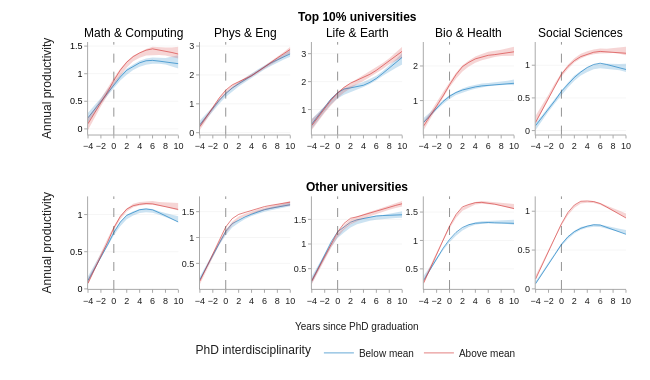

The notebook cell this image was saved under:
### Code cell
# plot
rao_colors = ['rgb(0, 114, 188)', 'rgb(211, 45, 45)']
rao_labels = ['Below mean', 'Above mean']

subplot_titles=list(community_names.values())
subplot_titles[2] =  r"<b>Top 10% universities</b><br>" + subplot_titles[2]
subplot_titles =  subplot_titles + ['', '', '<b>Other universities</b>', '', '']

fig = make_subplots(
    rows=2,
    cols=5,
    shared_yaxes=False,
    subplot_titles=subplot_titles,
)

for i, area in enumerate(list(community_names.keys())):
    for j, rao_cut in enumerate([0, 1]):
        for k, istop in enumerate([True, False]):
            t = df_cite_norm.query("phd_community == @area and rao_cut == @rao_cut and rank10 == @istop")
            x = t["tau"]
            y = t["year_n"]
            upper, lower = t["upper"], t["lower"]
            add_lines_with_errorband(
                fig,
                x=x,
                y=y,
                upper=upper,
                lower=lower,
                name=rao_labels[j] if i == 4 and k==1 else "",
                color=rao_colors[j],
                showlegend=True if i == 4 and k==1 else False,
                showband=True,
                dash=None,
                row=int(k) + 1,
                col=i % 5 + 1,
            )

fig.update_layout(
    width=650,
    height=380,
    paper_bgcolor="white",
    plot_bgcolor="white",
    font=dict(family="Arial", size=10, color="rgba(30,30,30,1)"),
    margin=dict(l=88, r=24, t=42, b=62),
)

fig.update_xaxes(
    showgrid=False,
    showline=True,
    linecolor="rgba(60,60,60,0.55)",
    linewidth=0.8,
    ticks="outside",
    ticklen=3,
    tickwidth=0.8,
    tickcolor="rgba(60,60,60,0.55)",
    tickfont=dict(size=9),
    zeroline=False,
    dtick=2,
)
fig.update_yaxes(
    showgrid=True,
    gridcolor="rgba(0,0,0,0.08)",
    gridwidth=0.5,
    showline=True,
    linecolor="rgba(60,60,60,0.55)",
    linewidth=0.8,
    ticks="outside",
    ticklen=3,
    tickwidth=0.8,
    tickcolor="rgba(60,60,60,0.55)",
    tickfont=dict(size=9),
    zeroline=False,
)

# legend title
fig.update_layout(
    legend=dict(
        title=dict(text="PhD interdisciplinarity"),
        orientation="h",
        yanchor="top",
        y=-0.2,
        yref="paper",
        xanchor="center",
        x=0.5,
        xref="paper",
    )
)
fig.update_yaxes(
    title=dict(text="Annual productivity"),
    tickfont=dict(color="black"),
    col=1,
)
fig.update_xaxes(title=dict(text=None, standoff=0))

for ann in fig.layout.annotations:
    ann.font = dict(size=12, color="black")

fig.add_annotation(
    text="Years since PhD graduation",
    x=0.5,
    y=-0.12,
    showarrow=False,
    xref="paper",
    xanchor="center",
    yref="paper",
    yanchor="top",
    font=dict(size=10),
)

# ref line
fig.add_vline(x=0, line=dict(color="rgba(60,60,60,0.55)", width=1, dash="dash"))

fig.show()
fig.write_image("fig5b.svg", width=650, height=380)

### Figure 1 — Plotly figure (JSON) as saved in the notebook; plotly's stock layout.template omitted (floating-point values rounded to 4 significant figures)
{"data": [{"line": {"color": "rgba(0, 114, 188, 0.6)", "width": 1}, "mode": "lines", "name": "", "showlegend": false, "type": "scatter", "x": [-4, -3, -2, -1, 0, 1, 2, 3, 4, 5, 6, 7, 8, 9, 10], "xaxis": "x", "y": [0.2016, 0.3488, 0.4987, 0.6494, 0.803, 0.9393, 1.063, 1.136, 1.197, 1.234, 1.241, 1.228, 1.213, 1.198, 1.181], "yaxis": "y"}, {"fill": "toself", "fillcolor": "rgba(0, 114, 188, 0.2)", "line": {"color": "rgba(255,255,255,0)"}, "showlegend": false, "type": "scatter", "x": [-4, -3, -2, -1, 0, 1, 2, 3, 4, 5, 6, 7, 8, 9, 10, 10, 9, 8, 7, 6, 5, 4, 3, 2, 1, 0, -1, -2, -3, -4], "xaxis": "x", "y": [0.1127, 0.2906, 0.4537, 0.6024, 0.738, 0.8753, 0.9827, 1.068, 1.127, 1.162, 1.178, 1.18, 1.165, 1.126, 1.096, 1.332, 1.306, 1.286, 1.288, 1.292, 1.276, 1.233, 1.167, 1.093, 0.9822, 0.8541, 0.7156, 0.5577, 0.4207, 0.2922], "yaxis": "y"}, {"line": {"color": "rgba(0, 114, 188, 0.6)", "width": 1}, "mode": "lines", "name": "", "showlegend": false, "type": "scatter", "x": [-4, -3, -2, -1, 0, 1, 2, 3, 4, 5, 6, 7, 8, 9, 10], "xaxis": "x6", "y": [0.1127, 0.2652, 0.4225, 0.5852, 0.7585, 0.8982, 0.9898, 1.033, 1.065, 1.076, 1.063, 1.026, 0.9852, 0.9431, 0.8989], "yaxis": "y6"}, {"fill": "toself", "fillcolor": "rgba(0, 114, 188, 0.2)", "line": {"color": "rgba(255,255,255,0)"}, "showlegend": false, "type": "scatter", "x": [-4, -3, -2, -1, 0, 1, 2, 3, 4, 5, 6, 7, 8, 9, 10, 10, 9, 8, 7, 6, 5, 4, 3, 2, 1, 0, -1, -2, -3, -4], "xaxis": "x6", "y": [0.08045, 0.2518, 0.415, 0.5705, 0.7193, 0.8416, 0.9366, 0.9874, 1.022, 1.031, 1.024, 0.9976, 0.9684, 0.9335, 0.8952, 0.9763, 0.9987, 1.019, 1.045, 1.074, 1.083, 1.076, 1.044, 0.997, 0.9056, 0.779, 0.6259, 0.4653, 0.3144, 0.1703], "yaxis": "y6"}, {"line": {"color": "rgba(211, 45, 45, 0.6)", "width": 1}, "mode": "lines", "name": "", "showlegend": false, "type": "scatter", "x": [-4, -3, -2, -1, 0, 1, 2, 3, 4, 5, 6, 7, 8, 9, 10], "xaxis": "x", "y": [0.09376, 0.2801, 0.4699, 0.6658, 0.8767, 1.065, 1.209, 1.31, 1.377, 1.426, 1.45, 1.431, 1.408, 1.384, 1.356], "yaxis": "y"}, {"fill": "toself", "fillcolor": "rgba(211, 45, 45, 0.2)", "line": {"color": "rgba(255,255,255,0)"}, "showlegend": false, "type": "scatter", "x": [-4, -3, -2, -1, 0, 1, 2, 3, 4, 5, 6, 7, 8, 9, 10, 10, 9, 8, 7, 6, 5, 4, 3, 2, 1, 0, -1, -2, -3, -4], "xaxis": "x", "y": [-0.02004, 0.2003, 0.4105, 0.5994, 0.7931, 0.9605, 1.111, 1.225, 1.29, 1.33, 1.338, 1.34, 1.328, 1.3, 1.275, 1.49, 1.475, 1.477, 1.477, 1.487, 1.445, 1.385, 1.327, 1.224, 1.092, 0.9226, 0.7352, 0.5366, 0.3653, 0.2092], "yaxis": "y"}, {"line": {"color": "rgba(211, 45, 45, 0.6)", "width": 1}, "mode": "lines", "name": "", "showlegend": false, "type": "scatter", "x": [-4, -3, -2, -1, 0, 1, 2, 3, 4, 5, 6, 7, 8, 9, 10], "xaxis": "x6", "y": [0.07646, 0.2535, 0.4348, 0.6219, 0.8212, 0.9745, 1.074, 1.119, 1.138, 1.148, 1.143, 1.127, 1.108, 1.089, 1.069], "yaxis": "y6"}, {"fill": "toself", "fillcolor": "rgba(211, 45, 45, 0.2)", "line": {"color": "rgba(255,255,255,0)"}, "showlegend": false, "type": "scatter", "x": [-4, -3, -2, -1, 0, 1, 2, 3, 4, 5, 6, 7, 8, 9, 10, 10, 9, 8, 7, 6, 5, 4, 3, 2, 1, 0, -1, -2, -3, -4], "xaxis": "x6", "y": [0.06071, 0.2539, 0.4452, 0.6232, 0.7935, 0.9368, 1.041, 1.098, 1.12, 1.132, 1.131, 1.117, 1.102, 1.078, 1.055, 1.155, 1.158, 1.163, 1.169, 1.182, 1.179, 1.168, 1.144, 1.081, 0.9836, 0.8414, 0.67, 0.4832, 0.3043, 0.1395], "yaxis": "y6"}, {"line": {"color": "rgba(0, 114, 188, 0.6)", "width": 1}, "mode": "lines", "name": "", "showlegend": false, "type": "scatter", "x": [-4, -3, -2, -1, 0, 1, 2, 3, 4, 5, 6, 7, 8, 9, 10], "xaxis": "x2", "y": [0.2734, 0.564, 0.848, 1.125, 1.357, 1.547, 1.694, 1.828, 1.974, 2.129, 2.28, 2.415, 2.522, 2.629, 2.73], "yaxis": "y2"}, {"fill": "toself", "fillcolor": "rgba(0, 114, 188, 0.2)", "line": {"color": "rgba(255,255,255,0)"}, "showlegend": false, "type": "scatter", "x": [-4, -3, -2, -1, 0, 1, 2, 3, 4, 5, 6, 7, 8, 9, 10, 10, 9, 8, 7, 6, 5, 4, 3, 2, 1, 0, -1, -2, -3, -4], "xaxis": "x2", "y": [0.1931, 0.4717, 0.7425, 1.0, 1.233, 1.432, 1.599, 1.75, 1.898, 2.05, 2.187, 2.31, 2.43, 2.538, 2.629, 2.864, 2.722, 2.597, 2.46, 2.334, 2.193, 2.052, 1.902, 1.746, 1.568, 1.361, 1.146, 0.8996, 0.6559, 0.4182], "yaxis": "y2"}, {"line": {"color": "rgba(0, 114, 188, 0.6)", "width": 1}, "mode": "lines", "name": "", "showlegend": false, "type": "scatter", "x": [-4, -3, -2, -1, 0, 1, 2, 3, 4, 5, 6, 7, 8, 9, 10], "xaxis": "x7", "y": [0.1877, 0.4282, 0.6687, 0.9095, 1.122, 1.269, 1.336, 1.4, 1.45, 1.496, 1.539, 1.565, 1.59, 1.613, 1.634], "yaxis": "y7"}, {"fill": "toself", "fillcolor": "rgba(0, 114, 188, 0.2)", "line": {"color": "rgba(255,255,255,0)"}, "showlegend": false, "type": "scatter", "x": [-4, -3, -2, -1, 0, 1, 2, 3, 4, 5, 6, 7, 8, 9, 10, 10, 9, 8, 7, 6, 5, 4, 3, 2, 1, 0, -1, -2, -3, -4], "xaxis": "x7", "y": [0.1606, 0.3987, 0.6326, 0.8555, 1.046, 1.193, 1.279, 1.36, 1.416, 1.46, 1.498, 1.529, 1.556, 1.581, 1.604, 1.684, 1.651, 1.621, 1.588, 1.558, 1.521, 1.471, 1.41, 1.335, 1.256, 1.111, 0.9191, 0.6938, 0.4719, 0.2475], "yaxis": "y7"}, {"line": {"color": "rgba(211, 45, 45, 0.6)", "width": 1}, "mode": "lines", "name": "", "showlegend": false, "type": "scatter", "x": [-4, -3, -2, -1, 0, 1, 2, 3, 4, 5, 6, 7, 8, 9, 10], "xaxis": "x2", "y": [0.2099, 0.5439, 0.875, 1.207, 1.475, 1.654, 1.764, 1.855, 1.97, 2.117, 2.283, 2.44, 2.589, 2.738, 2.885], "yaxis": "y2"}, {"fill": "toself", "fillcolor": "rgba(211, 45, 45, 0.2)", "line": {"color": "rgba(255,255,255,0)"}, "showlegend": false, "type": "scatter", "x": [-4, -3, -2, -1, 0, 1, 2, 3, 4, 5, 6, 7, 8, 9, 10, 10, 9, 8, 7, 6, 5, 4, 3, 2, 1, 0, -1, -2, -3, -4], "xaxis": "x2", "y": [0.09304, 0.445, 0.7738, 1.078, 1.335, 1.523, 1.662, 1.798, 1.934, 2.066, 2.209, 2.36, 2.502, 2.63, 2.749, 2.98, 2.797, 2.628, 2.471, 2.321, 2.173, 2.037, 1.904, 1.786, 1.644, 1.449, 1.197, 0.8958, 0.6026, 0.3204], "yaxis": "y2"}, {"line": {"color": "rgba(211, 45, 45, 0.6)", "width": 1}, "mode": "lines", "name": "", "showlegend": false, "type": "scatter", "x": [-4, -3, -2, -1, 0, 1, 2, 3, 4, 5, 6, 7, 8, 9, 10], "xaxis": "x7", "y": [0.1594, 0.425, 0.6916, 0.9625, 1.204, 1.364, 1.446, 1.485, 1.525, 1.563, 1.597, 1.622, 1.644, 1.665, 1.684], "yaxis": "y7"}, {"fill": "toself", "fillcolor": "rgba(211, 45, 45, 0.2)", "line": {"color": "rgba(255,255,255,0)"}, "showlegend": false, "type": "scatter", "x": [-4, -3, -2, -1, 0, 1, 2, 3, 4, 5, 6, 7, 8, 9, 10, 10, 9, 8, 7, 6, 5, 4, 3, 2, 1, 0, -1, -2, -3, -4], "xaxis": "x7", "y": [0.09465, 0.3639, 0.6161, 0.8665, 1.078, 1.236, 1.352, 1.41, 1.461, 1.496, 1.528, 1.559, 1.58, 1.599, 1.616, 1.706, 1.671, 1.636, 1.605, 1.579, 1.546, 1.507, 1.459, 1.406, 1.303, 1.148, 0.9315, 0.6758, 0.4226, 0.1767], "yaxis": "y7"}, {"line": {"color": "rgba(0, 114, 188, 0.6)", "width": 1}, "mode": "lines", "name": "", "showlegend": false, "type": "scatter", "x": [-4, -3, -2, -1, 0, 1, 2, 3, 4, 5, 6, 7, 8, 9, 10], "xaxis": "x3", "y": [0.4832, 0.7894, 1.093, 1.387, 1.602, 1.736, 1.777, 1.817, 1.87, 1.974, 2.115, 2.297, 2.486, 2.678, 2.87], "yaxis": "y3"}, {"fill": "toself", "fillcolor": "rgba(0, 114, 188, 0.2)", "line": {"color": "rgba(255,255,255,0)"}, "showlegend": false, "type": "scatter", "x": [-4, -3, -2, -1, 0, 1, 2, 3, 4, 5, 6, 7, 8, 9, 10, 10, 9, 8, 7, 6, 5, 4, 3, 2, 1, 0, -1, -2, -3, -4], "xaxis": "x3", "y": [0.3176, 0.6379, 0.9259, 1.189, 1.396, 1.531, 1.618, 1.701, 1.804, 1.919, 2.045, 2.214, 2.362, 2.485, 2.613, 3.019, 2.789, 2.572, 2.379, 2.214, 2.09, 1.987, 1.916, 1.824, 1.759, 1.613, 1.407, 1.115, 0.873, 0.6668], "yaxis": "y3"}, {"line": {"color": "rgba(0, 114, 188, 0.6)", "width": 1}, "mode": "lines", "name": "", "showlegend": false, "type": "scatter", "x": [-4, -3, -2, -1, 0, 1, 2, 3, 4, 5, 6, 7, 8, 9, 10], "xaxis": "x8", "y": [0.2565, 0.5211, 0.7827, 1.044, 1.248, 1.352, 1.442, 1.492, 1.522, 1.547, 1.568, 1.577, 1.583, 1.588, 1.593], "yaxis": "y8"}, {"fill": "toself", "fillcolor": "rgba(0, 114, 188, 0.2)", "line": {"color": "rgba(255,255,255,0)"}, "showlegend": false, "type": "scatter", "x": [-4, -3, -2, -1, 0, 1, 2, 3, 4, 5, 6, 7, 8, 9, 10, 10, 9, 8, 7, 6, 5, 4, 3, 2, 1, 0, -1, -2, -3, -4], "xaxis": "x8", "y": [0.1986, 0.4617, 0.7069, 0.9411, 1.121, 1.236, 1.335, 1.399, 1.443, 1.474, 1.493, 1.509, 1.52, 1.53, 1.534, 1.664, 1.638, 1.611, 1.591, 1.579, 1.558, 1.528, 1.482, 1.418, 1.32, 1.211, 1.027, 0.7991, 0.5732, 0.3445], "yaxis": "y8"}, {"line": {"color": "rgba(211, 45, 45, 0.6)", "width": 1}, "mode": "lines", "name": "", "showlegend": false, "type": "scatter", "x": [-4, -3, -2, -1, 0, 1, 2, 3, 4, 5, 6, 7, 8, 9, 10], "xaxis": "x3", "y": [0.43, 0.7406, 1.045, 1.344, 1.594, 1.796, 1.947, 2.057, 2.152, 2.262, 2.405, 2.574, 2.742, 2.913, 3.086], "yaxis": "y3"}, {"fill": "toself", "fillcolor": "rgba(211, 45, 45, 0.2)", "line": {"color": "rgba(255,255,255,0)"}, "showlegend": false, "type": "scatter", "x": [-4, -3, -2, -1, 0, 1, 2, 3, 4, 5, 6, 7, 8, 9, 10, 10, 9, 8, 7, 6, 5, 4, 3, 2, 1, 0, -1, -2, -3, -4], "xaxis": "x3", "y": [0.2687, 0.5927, 0.8888, 1.155, 1.416, 1.615, 1.77, 1.905, 2.022, 2.162, 2.305, 2.455, 2.621, 2.751, 2.867, 3.252, 3.036, 2.837, 2.664, 2.524, 2.393, 2.251, 2.119, 1.972, 1.808, 1.625, 1.404, 1.126, 0.8684, 0.6543], "yaxis": "y3"}, {"line": {"color": "rgba(211, 45, 45, 0.6)", "width": 1}, "mode": "lines", "name": "", "showlegend": false, "type": "scatter", "x": [-4, -3, -2, -1, 0, 1, 2, 3, 4, 5, 6, 7, 8, 9, 10], "xaxis": "x8", "y": [0.2466, 0.4999, 0.7546, 1.01, 1.244, 1.42, 1.522, 1.552, 1.592, 1.63, 1.674, 1.714, 1.748, 1.784, 1.817], "yaxis": "y8"}, {"fill": "toself", "fillcolor": "rgba(211, 45, 45, 0.2)", "line": {"color": "rgba(255,255,255,0)"}, "showlegend": false, "type": "scatter", "x": [-4, -3, -2, -1, 0, 1, 2, 3, 4, 5, 6, 7, 8, 9, 10, 10, 9, 8, 7, 6, 5, 4, 3, 2, 1, 0, -1, -2, -3, -4], "xaxis": "x8", "y": [0.1814, 0.4271, 0.6756, 0.9256, 1.135, 1.293, 1.403, 1.466, 1.519, 1.565, 1.611, 1.654, 1.695, 1.73, 1.76, 1.872, 1.824, 1.775, 1.73, 1.695, 1.656, 1.613, 1.559, 1.501, 1.39, 1.227, 1.014, 0.7698, 0.5281, 0.2989], "yaxis": "y8"}, {"line": {"color": "rgba(0, 114, 188, 0.6)", "width": 1}, "mode": "lines", "name": "", "showlegend": false, "type": "scatter", "x": [-4, -3, -2, -1, 0, 1, 2, 3, 4, 5, 6, 7, 8, 9, 10], "xaxis": "x4", "y": [0.3716, 0.577, 0.7788, 0.9752, 1.125, 1.234, 1.306, 1.356, 1.395, 1.423, 1.443, 1.46, 1.472, 1.484, 1.5], "yaxis": "y4"}, {"fill": "toself", "fillcolor": "rgba(0, 114, 188, 0.2)", "line": {"color": "rgba(255,255,255,0)"}, "showlegend": false, "type": "scatter", "x": [-4, -3, -2, -1, 0, 1, 2, 3, 4, 5, 6, 7, 8, 9, 10, 10, 9, 8, 7, 6, 5, 4, 3, 2, 1, 0, -1, -2, -3, -4], "xaxis": "x4", "y": [0.3512, 0.5464, 0.7267, 0.8981, 1.044, 1.16, 1.231, 1.288, 1.342, 1.382, 1.415, 1.437, 1.452, 1.457, 1.446, 1.608, 1.57, 1.545, 1.528, 1.51, 1.492, 1.459, 1.413, 1.353, 1.259, 1.158, 1.013, 0.8304, 0.6597, 0.4997], "yaxis": "y4"}, {"line": {"color": "rgba(0, 114, 188, 0.6)", "width": 1}, "mode": "lines", "name": "", "showlegend": false, "type": "scatter", "x": [-4, -3, -2, -1, 0, 1, 2, 3, 4, 5, 6, 7, 8, 9, 10], "xaxis": "x9", "y": [0.2984, 0.4896, 0.678, 0.8632, 1.019, 1.142, 1.228, 1.278, 1.304, 1.315, 1.316, 1.31, 1.306, 1.303, 1.301], "yaxis": "y9"}, {"fill": "toself", "fillcolor": "rgba(0, 114, 188, 0.2)", "line": {"color": "rgba(255,255,255,0)"}, "showlegend": false, "type": "scatter", "x": [-4, -3, -2, -1, 0, 1, 2, 3, 4, 5, 6, 7, 8, 9, 10, 10, 9, 8, 7, 6, 5, 4, 3, 2, 1, 0, -1, -2, -3, -4], "xaxis": "x9", "y": [0.3076, 0.4832, 0.6586, 0.8271, 0.9692, 1.084, 1.176, 1.237, 1.275, 1.296, 1.302, 1.305, 1.3, 1.289, 1.278, 1.363, 1.356, 1.352, 1.348, 1.348, 1.337, 1.319, 1.281, 1.216, 1.126, 1.006, 0.8628, 0.7012, 0.541, 0.3791], "yaxis": "y9"}, {"line": {"color": "rgba(211, 45, 45, 0.6)", "width": 1}, "mode": "lines", "name": "", "showlegend": false, "type": "scatter", "x": [-4, -3, -2, -1, 0, 1, 2, 3, 4, 5, 6, 7, 8, 9, 10], "xaxis": "x4", "y": [0.2695, 0.5518, 0.8389, 1.135, 1.456, 1.749, 1.981, 2.106, 2.205, 2.266, 2.308, 2.328, 2.355, 2.383, 2.41], "yaxis": "y4"}, {"fill": "toself", "fillcolor": "rgba(211, 45, 45, 0.2)", "line": {"color": "rgba(255,255,255,0)"}, "showlegend": false, "type": "scatter", "x": [-4, -3, -2, -1, 0, 1, 2, 3, 4, 5, 6, 7, 8, 9, 10, 10, 9, 8, 7, 6, 5, 4, 3, 2, 1, 0, -1, -2, -3, -4], "xaxis": "x4", "y": [0.1507, 0.4765, 0.78, 1.082, 1.386, 1.63, 1.837, 1.982, 2.096, 2.166, 2.224, 2.263, 2.288, 2.3, 2.297, 2.559, 2.507, 2.466, 2.436, 2.411, 2.344, 2.272, 2.158, 2.02, 1.802, 1.532, 1.249, 0.9505, 0.6573, 0.4041], "yaxis": "y4"}, {"line": {"color": "rgba(211, 45, 45, 0.6)", "width": 1}, "mode": "lines", "name": "", "showlegend": false, "type": "scatter", "x": [-4, -3, -2, -1, 0, 1, 2, 3, 4, 5, 6, 7, 8, 9, 10], "xaxis": "x9", "y": [0.2559, 0.4997, 0.7468, 0.9985, 1.253, 1.458, 1.591, 1.634, 1.666, 1.671, 1.66, 1.638, 1.613, 1.588, 1.561], "yaxis": "y9"}, {"fill": "toself", "fillcolor": "rgba(211, 45, 45, 0.2)", "line": {"color": "rgba(255,255,255,0)"}, "showlegend": false, "type": "scatter", "x": [-4, -3, -2, -1, 0, 1, 2, 3, 4, 5, 6, 7, 8, 9, 10, 10, 9, 8, 7, 6, 5, 4, 3, 2, 1, 0, -1, -2, -3, -4], "xaxis": "x9", "y": [0.227, 0.4874, 0.7442, 0.9897, 1.21, 1.393, 1.524, 1.582, 1.632, 1.646, 1.642, 1.627, 1.606, 1.58, 1.551, 1.643, 1.652, 1.662, 1.675, 1.692, 1.695, 1.678, 1.634, 1.575, 1.448, 1.263, 1.039, 0.7904, 0.5511, 0.3121], "yaxis": "y9"}, {"line": {"color": "rgba(0, 114, 188, 0.6)", "width": 1}, "mode": "lines", "name": "", "showlegend": false, "type": "scatter", "x": [-4, -3, -2, -1, 0, 1, 2, 3, 4, 5, 6, 7, 8, 9, 10], "xaxis": "x5", "y": [0.07621, 0.2009, 0.3277, 0.4603, 0.6016, 0.7147, 0.8133, 0.8965, 0.966, 1.012, 1.031, 1.011, 0.9883, 0.9629, 0.9349], "yaxis": "y5"}, {"fill": "toself", "fillcolor": "rgba(0, 114, 188, 0.2)", "line": {"color": "rgba(255,255,255,0)"}, "showlegend": false, "type": "scatter", "x": [-4, -3, -2, -1, 0, 1, 2, 3, 4, 5, 6, 7, 8, 9, 10, 10, 9, 8, 7, 6, 5, 4, 3, 2, 1, 0, -1, -2, -3, -4], "xaxis": "x5", "y": [0.008975, 0.1526, 0.2936, 0.4164, 0.5433, 0.6595, 0.7644, 0.8418, 0.8969, 0.9378, 0.9557, 0.9469, 0.943, 0.9235, 0.8965, 1.023, 1.02, 1.02, 1.02, 1.025, 1.009, 0.9698, 0.9106, 0.8428, 0.7365, 0.6179, 0.4941, 0.3664, 0.2362, 0.1199], "yaxis": "y5"}, {"line": {"color": "rgba(0, 114, 188, 0.6)", "width": 1}, "mode": "lines", "name": "Below mean", "showlegend": true, "type": "scatter", "x": [-4, -3, -2, -1, 0, 1, 2, 3, 4, 5, 6, 7, 8, 9, 10], "xaxis": "x10", "y": [0.0671, 0.1894, 0.3148, 0.444, 0.5736, 0.6709, 0.7371, 0.7799, 0.808, 0.8257, 0.8222, 0.7943, 0.7656, 0.7353, 0.7032], "yaxis": "y10"}, {"fill": "toself", "fillcolor": "rgba(0, 114, 188, 0.2)", "line": {"color": "rgba(255,255,255,0)"}, "showlegend": false, "type": "scatter", "x": [-4, -3, -2, -1, 0, 1, 2, 3, 4, 5, 6, 7, 8, 9, 10, 10, 9, 8, 7, 6, 5, 4, 3, 2, 1, 0, -1, -2, -3, -4], "xaxis": "x10", "y": [0.05806, 0.1879, 0.3167, 0.4403, 0.5508, 0.6433, 0.7128, 0.7619, 0.7862, 0.8009, 0.7982, 0.7792, 0.7575, 0.7325, 0.708, 0.758, 0.7746, 0.7897, 0.8087, 0.8298, 0.8311, 0.8162, 0.7964, 0.7487, 0.6792, 0.5855, 0.4714, 0.3439, 0.2186, 0.09732], "yaxis": "y10"}, {"line": {"color": "rgba(211, 45, 45, 0.6)", "width": 1}, "mode": "lines", "name": "", "showlegend": false, "type": "scatter", "x": [-4, -3, -2, -1, 0, 1, 2, 3, 4, 5, 6, 7, 8, 9, 10], "xaxis": "x5", "y": [0.1262, 0.316, 0.5048, 0.6948, 0.8619, 0.9822, 1.07, 1.132, 1.169, 1.199, 1.212, 1.206, 1.2, 1.192, 1.184], "yaxis": "y5"}, {"fill": "toself", "fillcolor": "rgba(211, 45, 45, 0.2)", "line": {"color": "rgba(255,255,255,0)"}, "showlegend": false, "type": "scatter", "x": [-4, -3, -2, -1, 0, 1, 2, 3, 4, 5, 6, 7, 8, 9, 10, 10, 9, 8, 7, 6, 5, 4, 3, 2, 1, 0, -1, -2, -3, -4], "xaxis": "x5", "y": [0.1094, 0.3034, 0.4882, 0.6666, 0.8219, 0.9426, 1.04, 1.102, 1.144, 1.168, 1.18, 1.188, 1.185, 1.175, 1.155, 1.285, 1.274, 1.262, 1.251, 1.256, 1.241, 1.215, 1.176, 1.109, 1.007, 0.8823, 0.7279, 0.5515, 0.3861, 0.2273], "yaxis": "y5"}, {"line": {"color": "rgba(211, 45, 45, 0.6)", "width": 1}, "mode": "lines", "name": "Above mean", "showlegend": true, "type": "scatter", "x": [-4, -3, -2, -1, 0, 1, 2, 3, 4, 5, 6, 7, 8, 9, 10], "xaxis": "x10", "y": [0.127, 0.3003, 0.4756, 0.6551, 0.8383, 0.9842, 1.08, 1.128, 1.132, 1.125, 1.099, 1.055, 1.008, 0.9615, 0.9131], "yaxis": "y10"}, {"fill": "toself", "fillcolor": "rgba(211, 45, 45, 0.2)", "line": {"color": "rgba(255,255,255,0)"}, "showlegend": false, "type": "scatter", "x": [-4, -3, -2, -1, 0, 1, 2, 3, 4, 5, 6, 7, 8, 9, 10, 10, 9, 8, 7, 6, 5, 4, 3, 2, 1, 0, -1, -2, -3, -4], "xaxis": "x10", "y": [0.1225, 0.3038, 0.4817, 0.6556, 0.8157, 0.9495, 1.045, 1.1, 1.108, 1.107, 1.084, 1.047, 1.007, 0.9627, 0.9157, 0.9716, 1.005, 1.04, 1.073, 1.107, 1.127, 1.129, 1.123, 1.07, 0.9735, 0.8385, 0.6787, 0.5072, 0.3372, 0.1709], "yaxis": "y10"}], "layout": {"annotations": [{"font": {"color": "black", "size": 12}, "showarrow": false, "text": "Math & Computing", "x": 0.084, "xanchor": "center", "xref": "paper", "y": 1, "yanchor": "bottom", "yref": "paper"}, {"font": {"color": "black", "size": 12}, "showarrow": false, "text": "Phys & Eng", "x": 0.292, "xanchor": "center", "xref": "paper", "y": 1, "yanchor": "bottom", "yref": "paper"}, {"font": {"color": "black", "size": 12}, "showarrow": false, "text": "<b>Top 10% universities</b><br>Life & Earth", "x": 0.5, "xanchor": "center", "xref": "paper", "y": 1, "yanchor": "bottom", "yref": "paper"}, {"font": {"color": "black", "size": 12}, "showarrow": false, "text": "Bio & Health", "x": 0.708, "xanchor": "center", "xref": "paper", "y": 1, "yanchor": "bottom", "yref": "paper"}, {"font": {"color": "black", "size": 12}, "showarrow": false, "text": "Social Sciences", "x": 0.916, "xanchor": "center", "xref": "paper", "y": 1, "yanchor": "bottom", "yref": "paper"}, {"font": {"color": "black", "size": 12}, "showarrow": false, "text": "<b>Other universities</b>", "x": 0.5, "xanchor": "center", "xref": "paper", "y": 0.375, "yanchor": "bottom", "yref": "paper"}, {"font": {"size": 10}, "showarrow": false, "text": "Years since PhD graduation", "x": 0.5, "xanchor": "center", "xref": "paper", "y": -0.12, "yanchor": "top", "yref": "paper"}], "font": {"color": "rgba(30,30,30,1)", "family": "Arial", "size": 10}, "height": 380, "legend": {"orientation": "h", "title": {"text": "PhD interdisciplinarity"}, "x": 0.5, "xanchor": "center", "xref": "paper", "y": -0.2, "yanchor": "top", "yref": "paper"}, "margin": {"b": 62, "l": 88, "r": 24, "t": 42}, "paper_bgcolor": "white", "plot_bgcolor": "white", "shapes": [{"line": {"color": "rgba(60,60,60,0.55)", "dash": "dash", "width": 1}, "type": "line", "x0": 0, "x1": 0, "xref": "x", "y0": 0, "y1": 1, "yref": "y domain"}, {"line": {"color": "rgba(60,60,60,0.55)", "dash": "dash", "width": 1}, "type": "line", "x0": 0, "x1": 0, "xref": "x2", "y0": 0, "y1": 1, "yref": "y2 domain"}, {"line": {"color": "rgba(60,60,60,0.55)", "dash": "dash", "width": 1}, "type": "line", "x0": 0, "x1": 0, "xref": "x3", "y0": 0, "y1": 1, "yref": "y3 domain"}, {"line": {"color": "rgba(60,60,60,0.55)", "dash": "dash", "width": 1}, "type": "line", "x0": 0, "x1": 0, "xref": "x4", "y0": 0, "y1": 1, "yref": "y4 domain"}, {"line": {"color": "rgba(60,60,60,0.55)", "dash": "dash", "width": 1}, "type": "line", "x0": 0, "x1": 0, "xref": "x5", "y0": 0, "y1": 1, "yref": "y5 domain"}, {"line": {"color": "rgba(60,60,60,0.55)", "dash": "dash", "width": 1}, "type": "line", "x0": 0, "x1": 0, "xref": "x6", "y0": 0, "y1": 1, "yref": "y6 domain"}, {"line": {"color": "rgba(60,60,60,0.55)", "dash": "dash", "width": 1}, "type": "line", "x0": 0, "x1": 0, "xref": "x7", "y0": 0, "y1": 1, "yref": "y7 domain"}, {"line": {"color": "rgba(60,60,60,0.55)", "dash": "dash", "width": 1}, "type": "line", "x0": 0, "x1": 0, "xref": "x8", "y0": 0, "y1": 1, "yref": "y8 domain"}, {"line": {"color": "rgba(60,60,60,0.55)", "dash": "dash", "width": 1}, "type": "line", "x0": 0, "x1": 0, "xref": "x9", "y0": 0, "y1": 1, "yref": "y9 domain"}, {"line": {"color": "rgba(60,60,60,0.55)", "dash": "dash", "width": 1}, "type": "line", "x0": 0, "x1": 0, "xref": "x10", "y0": 0, "y1": 1, "yref": "y10 domain"}], "width": 650, "xaxis": {"anchor": "y", "domain": [0, 0.168], "dtick": 2, "linecolor": "rgba(60,60,60,0.55)", "linewidth": 0.8, "showgrid": false, "showline": true, "tickcolor": "rgba(60,60,60,0.55)", "tickfont": {"size": 9}, "ticklen": 3, "ticks": "outside", "tickwidth": 0.8, "title": {"standoff": 0}, "zeroline": false}, "xaxis10": {"anchor": "y10", "domain": [0.832, 1], "dtick": 2, "linecolor": "rgba(60,60,60,0.55)", "linewidth": 0.8, "showgrid": false, "showline": true, "tickcolor": "rgba(60,60,60,0.55)", "tickfont": {"size": 9}, "ticklen": 3, "ticks": "outside", "tickwidth": 0.8, "title": {"standoff": 0}, "zeroline": false}, "xaxis2": {"anchor": "y2", "domain": [0.208, 0.376], "dtick": 2, "linecolor": "rgba(60,60,60,0.55)", "linewidth": 0.8, "showgrid": false, "showline": true, "tickcolor": "rgba(60,60,60,0.55)", "tickfont": {"size": 9}, "ticklen": 3, "ticks": "outside", "tickwidth": 0.8, "title": {"standoff": 0}, "zeroline": false}, "xaxis3": {"anchor": "y3", "domain": [0.416, 0.584], "dtick": 2, "linecolor": "rgba(60,60,60,0.55)", "linewidth": 0.8, "showgrid": false, "showline": true, "tickcolor": "rgba(60,60,60,0.55)", "tickfont": {"size": 9}, "ticklen": 3, "ticks": "outside", "tickwidth": 0.8, "title": {"standoff": 0}, "zeroline": false}, "xaxis4": {"anchor": "y4", "domain": [0.624, 0.792], "dtick": 2, "linecolor": "rgba(60,60,60,0.55)", "linewidth": 0.8, "showgrid": false, "showline": true, "tickcolor": "rgba(60,60,60,0.55)", "tickfont": {"size": 9}, "ticklen": 3, "ticks": "outside", "tickwidth": 0.8, "title": {"standoff": 0}, "zeroline": false}, "xaxis5": {"anchor": "y5", "domain": [0.832, 1], "dtick": 2, "linecolor": "rgba(60,60,60,0.55)", "linewidth": 0.8, "showgrid": false, "showline": true, "tickcolor": "rgba(60,60,60,0.55)", "tickfont": {"size": 9}, "ticklen": 3, "ticks": "outside", "tickwidth": 0.8, "title": {"standoff": 0}, "zeroline": false}, "xaxis6": {"anchor": "y6", "domain": [0, 0.168], "dtick": 2, "linecolor": "rgba(60,60,60,0.55)", "linewidth": 0.8, "showgrid": false, "showline": true, "tickcolor": "rgba(60,60,60,0.55)", "tickfont": {"size": 9}, "ticklen": 3, "ticks": "outside", "tickwidth": 0.8, "title": {"standoff": 0}, "zeroline": false}, "xaxis7": {"anchor": "y7", "domain": [0.208, 0.376], "dtick": 2, "linecolor": "rgba(60,60,60,0.55)", "linewidth": 0.8, "showgrid": false, "showline": true, "tickcolor": "rgba(60,60,60,0.55)", "tickfont": {"size": 9}, "ticklen": 3, "ticks": "outside", "tickwidth": 0.8, "title": {"standoff": 0}, "zeroline": false}, "xaxis8": {"anchor": "y8", "domain": [0.416, 0.584], "dtick": 2, "linecolor": "rgba(60,60,60,0.55)", "linewidth": 0.8, "showgrid": false, "showline": true, "tickcolor": "rgba(60,60,60,0.55)", "tickfont": {"size": 9}, "ticklen": 3, "ticks": "outside", "tickwidth": 0.8, "title": {"standoff": 0}, "zeroline": false}, "xaxis9": {"anchor": "y9", "domain": [0.624, 0.792], "dtick": 2, "linecolor": "rgba(60,60,60,0.55)", "linewidth": 0.8, "showgrid": false, "showline": true, "tickcolor": "rgba(60,60,60,0.55)", "tickfont": {"size": 9}, "ticklen": 3, "ticks": "outside", "tickwidth": 0.8, "title": {"standoff": 0}, "zeroline": false}, "yaxis": {"anchor": "x", "domain": [0.625, 1], "gridcolor": "rgba(0,0,0,0.08)", "gridwidth": 0.5, "linecolor": "rgba(60,60,60,0.55)", "linewidth": 0.8, "showgrid": true, "showline": true, "tickcolor": "rgba(60,60,60,0.55)", "tickfont": {"color": "black", "size": 9}, "ticklen": 3, "ticks": "outside", "tickwidth": 0.8, "title": {"text": "Annual productivity"}, "zeroline": false}, "yaxis10": {"anchor": "x10", "domain": [0, 0.375], "gridcolor": "rgba(0,0,0,0.08)", "gridwidth": 0.5, "linecolor": "rgba(60,60,60,0.55)", "linewidth": 0.8, "showgrid": true, "showline": true, "tickcolor": "rgba(60,60,60,0.55)", "tickfont": {"size": 9}, "ticklen": 3, "ticks": "outside", "tickwidth": 0.8, "zeroline": false}, "yaxis2": {"anchor": "x2", "domain": [0.625, 1], "gridcolor": "rgba(0,0,0,0.08)", "gridwidth": 0.5, "linecolor": "rgba(60,60,60,0.55)", "linewidth": 0.8, "showgrid": true, "showline": true, "tickcolor": "rgba(60,60,60,0.55)", "tickfont": {"size": 9}, "ticklen": 3, "ticks": "outside", "tickwidth": 0.8, "zeroline": false}, "yaxis3": {"anchor": "x3", "domain": [0.625, 1], "gridcolor": "rgba(0,0,0,0.08)", "gridwidth": 0.5, "linecolor": "rgba(60,60,60,0.55)", "linewidth": 0.8, "showgrid": true, "showline": true, "tickcolor": "rgba(60,60,60,0.55)", "tickfont": {"size": 9}, "ticklen": 3, "ticks": "outside", "tickwidth": 0.8, "zeroline": false}, "yaxis4": {"anchor": "x4", "domain": [0.625, 1], "gridcolor": "rgba(0,0,0,0.08)", "gridwidth": 0.5, "linecolor": "rgba(60,60,60,0.55)", "linewidth": 0.8, "showgrid": true, "showline": true, "tickcolor": "rgba(60,60,60,0.55)", "tickfont": {"size": 9}, "ticklen": 3, "ticks": "outside", "tickwidth": 0.8, "zeroline": false}, "yaxis5": {"anchor": "x5", "domain": [0.625, 1], "gridcolor": "rgba(0,0,0,0.08)", "gridwidth": 0.5, "linecolor": "rgba(60,60,60,0.55)", "linewidth": 0.8, "showgrid": true, "showline": true, "tickcolor": "rgba(60,60,60,0.55)", "tickfont": {"size": 9}, "ticklen": 3, "ticks": "outside", "tickwidth": 0.8, "zeroline": false}, "yaxis6": {"anchor": "x6", "domain": [0, 0.375], "gridcolor": "rgba(0,0,0,0.08)", "gridwidth": 0.5, "linecolor": "rgba(60,60,60,0.55)", "linewidth": 0.8, "showgrid": true, "showline": true, "tickcolor": "rgba(60,60,60,0.55)", "tickfont": {"color": "black", "size": 9}, "ticklen": 3, "ticks": "outside", "tickwidth": 0.8, "title": {"text": "Annual productivity"}, "zeroline": false}, "yaxis7": {"anchor": "x7", "domain": [0, 0.375], "gridcolor": "rgba(0,0,0,0.08)", "gridwidth": 0.5, "linecolor": "rgba(60,60,60,0.55)", "linewidth": 0.8, "showgrid": true, "showline": true, "tickcolor": "rgba(60,60,60,0.55)", "tickfont": {"size": 9}, "ticklen": 3, "ticks": "outside", "tickwidth": 0.8, "zeroline": false}, "yaxis8": {"anchor": "x8", "domain": [0, 0.375], "gridcolor": "rgba(0,0,0,0.08)", "gridwidth": 0.5, "linecolor": "rgba(60,60,60,0.55)", "linewidth": 0.8, "showgrid": true, "showline": true, "tickcolor": "rgba(60,60,60,0.55)", "tickfont": {"size": 9}, "ticklen": 3, "ticks": "outside", "tickwidth": 0.8, "zeroline": false}, "yaxis9": {"anchor": "x9", "domain": [0, 0.375], "gridcolor": "rgba(0,0,0,0.08)", "gridwidth": 0.5, "linecolor": "rgba(60,60,60,0.55)", "linewidth": 0.8, "showgrid": true, "showline": true, "tickcolor": "rgba(60,60,60,0.55)", "tickfont": {"size": 9}, "ticklen": 3, "ticks": "outside", "tickwidth": 0.8, "zeroline": false}}}
